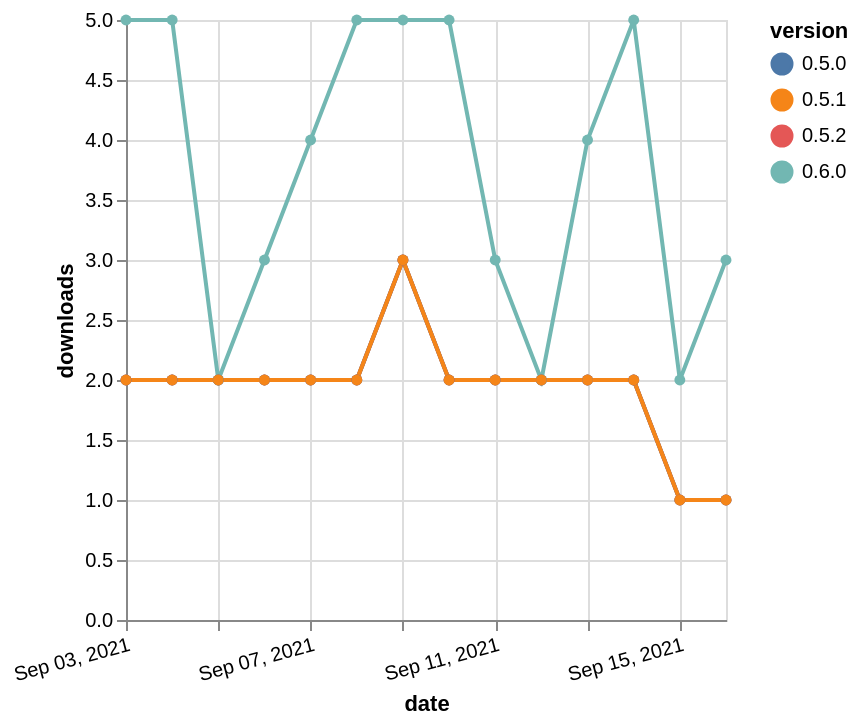

Vega-Lite specification for this chart:
### Vega-Lite specification from a JSON file in a GitHub repository (floating-point values rounded to 4 significant figures)
{"$schema": "https://vega.github.io/schema/vega-lite/v5.json", "description": "A simple bar chart with embedded data.", "data": {"values": [{"date": "2021-09-03", "total": 1358, "delta": 2, "version": "0.5.2"}, {"date": "2021-09-04", "total": 1360, "delta": 2, "version": "0.5.2"}, {"date": "2021-09-05", "total": 1362, "delta": 2, "version": "0.5.2"}, {"date": "2021-09-06", "total": 1364, "delta": 2, "version": "0.5.2"}, {"date": "2021-09-07", "total": 1366, "delta": 2, "version": "0.5.2"}, {"date": "2021-09-08", "total": 1368, "delta": 2, "version": "0.5.2"}, {"date": "2021-09-09", "total": 1371, "delta": 3, "version": "0.5.2"}, {"date": "2021-09-10", "total": 1373, "delta": 2, "version": "0.5.2"}, {"date": "2021-09-11", "total": 1375, "delta": 2, "version": "0.5.2"}, {"date": "2021-09-12", "total": 1377, "delta": 2, "version": "0.5.2"}, {"date": "2021-09-13", "total": 1379, "delta": 2, "version": "0.5.2"}, {"date": "2021-09-14", "total": 1381, "delta": 2, "version": "0.5.2"}, {"date": "2021-09-15", "total": 1382, "delta": 1, "version": "0.5.2"}, {"date": "2021-09-16", "total": 1383, "delta": 1, "version": "0.5.2"}, {"date": "2021-09-03", "total": 1693, "delta": 5, "version": "0.6.0"}, {"date": "2021-09-04", "total": 1698, "delta": 5, "version": "0.6.0"}, {"date": "2021-09-05", "total": 1700, "delta": 2, "version": "0.6.0"}, {"date": "2021-09-06", "total": 1703, "delta": 3, "version": "0.6.0"}, {"date": "2021-09-07", "total": 1707, "delta": 4, "version": "0.6.0"}, {"date": "2021-09-08", "total": 1712, "delta": 5, "version": "0.6.0"}, {"date": "2021-09-09", "total": 1717, "delta": 5, "version": "0.6.0"}, {"date": "2021-09-10", "total": 1722, "delta": 5, "version": "0.6.0"}, {"date": "2021-09-11", "total": 1725, "delta": 3, "version": "0.6.0"}, {"date": "2021-09-12", "total": 1727, "delta": 2, "version": "0.6.0"}, {"date": "2021-09-13", "total": 1731, "delta": 4, "version": "0.6.0"}, {"date": "2021-09-14", "total": 1736, "delta": 5, "version": "0.6.0"}, {"date": "2021-09-15", "total": 1738, "delta": 2, "version": "0.6.0"}, {"date": "2021-09-16", "total": 1741, "delta": 3, "version": "0.6.0"}, {"date": "2021-09-03", "total": 3062, "delta": 2, "version": "0.5.0"}, {"date": "2021-09-04", "total": 3064, "delta": 2, "version": "0.5.0"}, {"date": "2021-09-05", "total": 3066, "delta": 2, "version": "0.5.0"}, {"date": "2021-09-06", "total": 3068, "delta": 2, "version": "0.5.0"}, {"date": "2021-09-07", "total": 3070, "delta": 2, "version": "0.5.0"}, {"date": "2021-09-08", "total": 3072, "delta": 2, "version": "0.5.0"}, {"date": "2021-09-09", "total": 3075, "delta": 3, "version": "0.5.0"}, {"date": "2021-09-10", "total": 3077, "delta": 2, "version": "0.5.0"}, {"date": "2021-09-11", "total": 3079, "delta": 2, "version": "0.5.0"}, {"date": "2021-09-12", "total": 3081, "delta": 2, "version": "0.5.0"}, {"date": "2021-09-13", "total": 3083, "delta": 2, "version": "0.5.0"}, {"date": "2021-09-14", "total": 3085, "delta": 2, "version": "0.5.0"}, {"date": "2021-09-15", "total": 3086, "delta": 1, "version": "0.5.0"}, {"date": "2021-09-16", "total": 3087, "delta": 1, "version": "0.5.0"}, {"date": "2021-09-03", "total": 1946, "delta": 2, "version": "0.5.1"}, {"date": "2021-09-04", "total": 1948, "delta": 2, "version": "0.5.1"}, {"date": "2021-09-05", "total": 1950, "delta": 2, "version": "0.5.1"}, {"date": "2021-09-06", "total": 1952, "delta": 2, "version": "0.5.1"}, {"date": "2021-09-07", "total": 1954, "delta": 2, "version": "0.5.1"}, {"date": "2021-09-08", "total": 1956, "delta": 2, "version": "0.5.1"}, {"date": "2021-09-09", "total": 1959, "delta": 3, "version": "0.5.1"}, {"date": "2021-09-10", "total": 1961, "delta": 2, "version": "0.5.1"}, {"date": "2021-09-11", "total": 1963, "delta": 2, "version": "0.5.1"}, {"date": "2021-09-12", "total": 1965, "delta": 2, "version": "0.5.1"}, {"date": "2021-09-13", "total": 1967, "delta": 2, "version": "0.5.1"}, {"date": "2021-09-14", "total": 1969, "delta": 2, "version": "0.5.1"}, {"date": "2021-09-15", "total": 1970, "delta": 1, "version": "0.5.1"}, {"date": "2021-09-16", "total": 1971, "delta": 1, "version": "0.5.1"}]}, "width": "container", "mark": {"type": "line", "point": {"filled": true}}, "encoding": {"x": {"field": "date", "type": "temporal", "timeUnit": "yearmonthdate", "title": "date", "axis": {"labelAngle": -15}}, "y": {"field": "delta", "type": "quantitative", "title": "downloads"}, "color": {"field": "version", "type": "nominal"}, "tooltip": {"field": "delta"}}}
